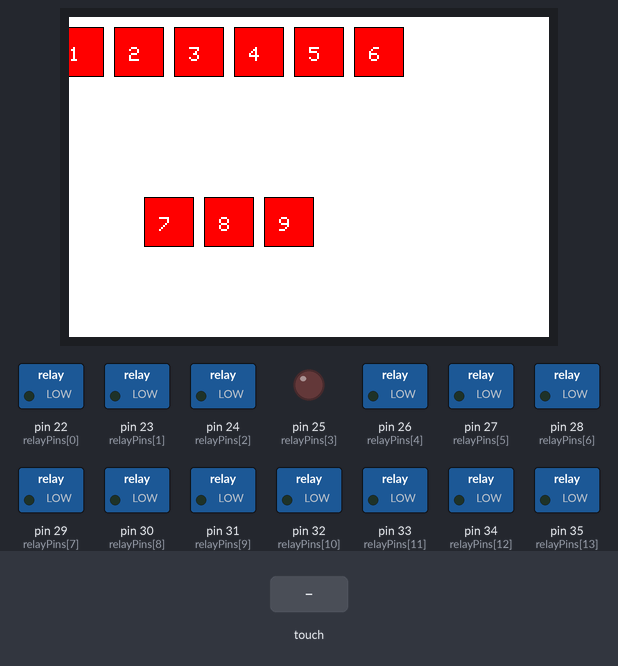
Recording of a sketch running on a simulated Arduino Mega 2560, built with avr-gcc and run on an emulated ATmega2560. Parts: 480×320 colour display, switched loads named in the sketch (green lamp = pin HIGH), output pins drawn as LEDs (lit = HIGH). Inputs (shaded band) come from the test bench.

Above: at 1.5 s.
1.6 s: touch panel pressed at 38 % / 30 % of its raw x / y range
At 1.9 s:
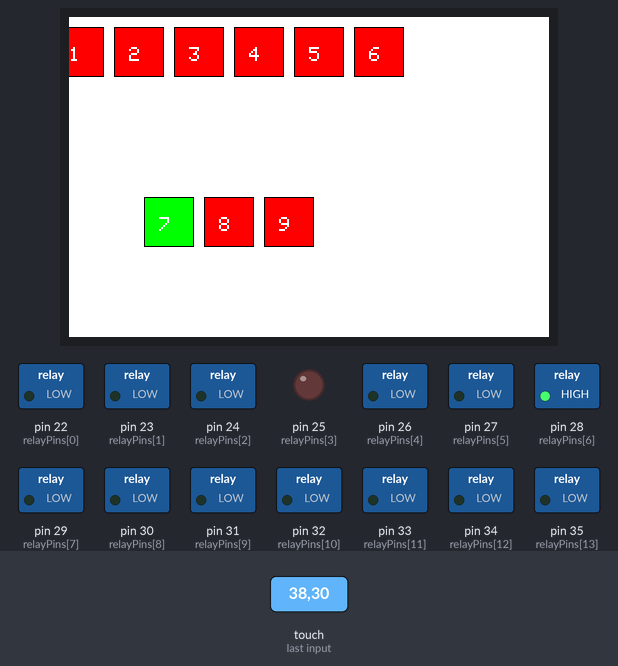
3.1 s: touch panel pressed at 38 % / 50 % of its raw x / y range
At 4.3 s:
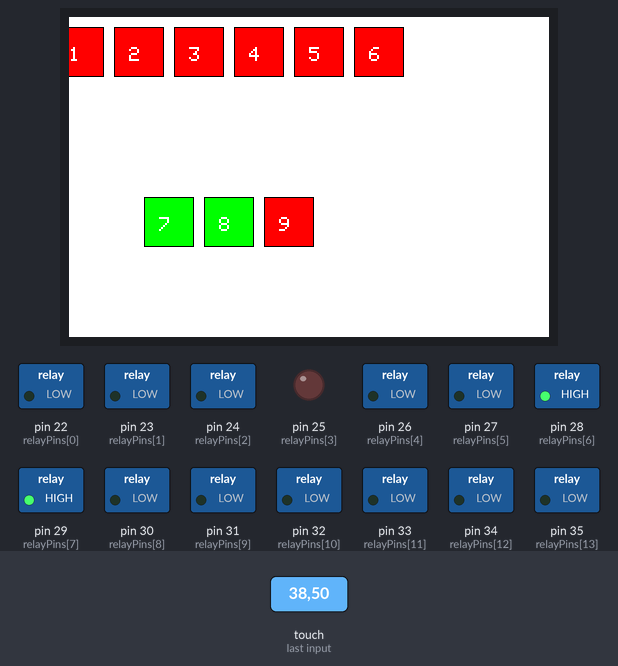
4.6 s: touch panel pressed at 38 % / 70 % of its raw x / y range
At 5.4 s:
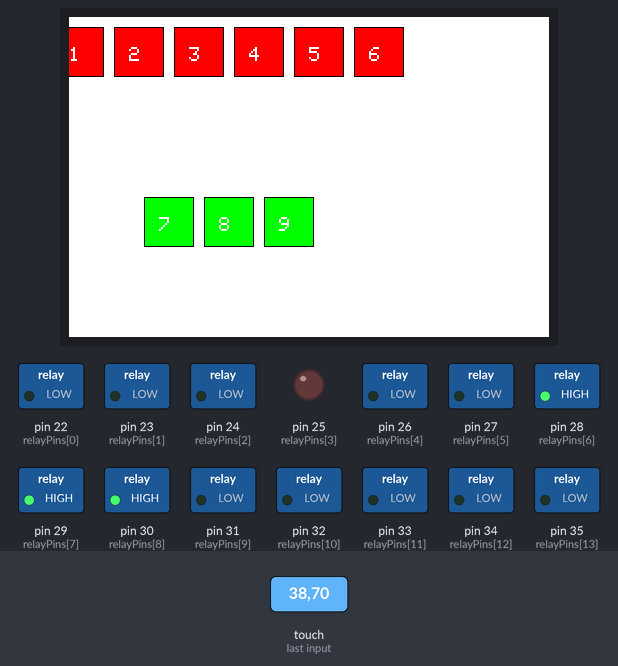
6.1 s: touch panel pressed at 38 % / 30 % of its raw x / y range
At 6.6 s:
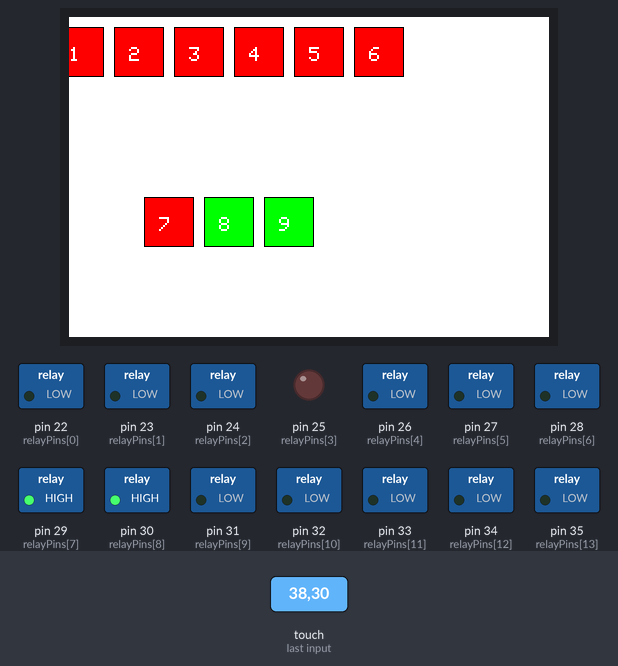
7.6 s: touch panel pressed at 38 % / 50 % of its raw x / y range
At 8.8 s:
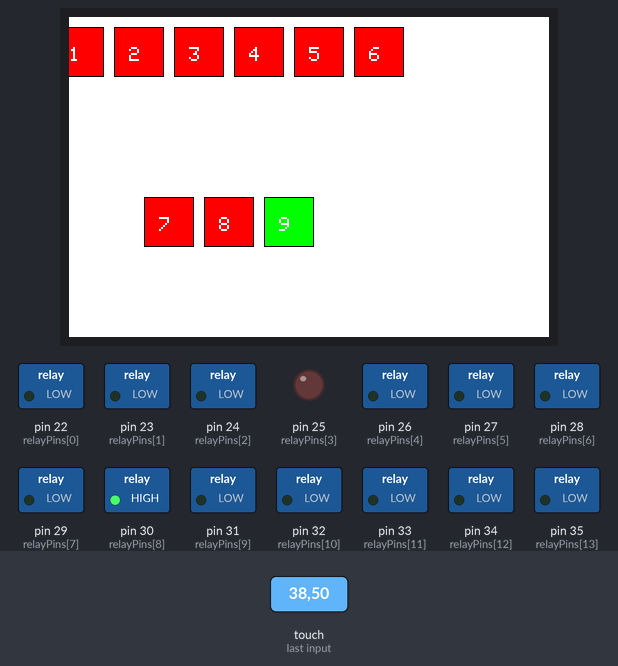
9.1 s: touch panel pressed at 38 % / 30 % of its raw x / y range
At 10.1 s:
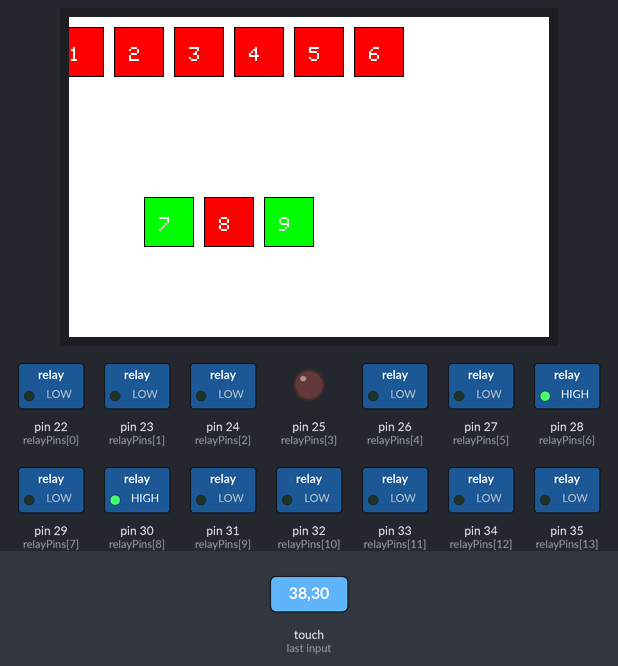
Timing chart, 0 to 11.6 s (numbered marks = the images above; inputs shaded):
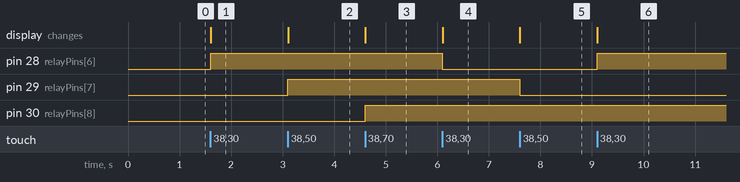

The sketch:

PROJETO_MAQUETE.ino
```cpp
#include <MCUFRIEND_kbv.h>
#include <TouchScreen.h>
#include <Adafruit_GFX.h>

MCUFRIEND_kbv tft;
#define MINPRESSURE 200
#define MAXPRESSURE 1000

// Define pinos do touchscreen (ajuste conforme necessário)
#define YP A3
#define XM A2
#define YM 9
#define XP 8

TouchScreen ts = TouchScreen(XP, YP, XM, YM, 300);

// Mapeia a tela
#define TS_MINX 100
#define TS_MAXX 920
#define TS_MINY 70
#define TS_MAXY 900

// Tamanho do display (ajustar se for diferente)
#define TFT_WIDTH  320
#define TFT_HEIGHT 480

// Botões
#define BTN_W 50
#define BTN_H 50
#define SPACING 10

// Estados dos relés
bool relayState[15] = {false};
int relayPins[15] = {
  22, 23, 24, 25, 26, 27,  // Linha 1
  28, 29, 30,              // Linha 2 (centro)
  31, 32, 33, 34, 35, 36   // Linha 3
};

// Posições dos botões (6 + 3 + 6 layout)
int btnX[15], btnY[15];

void drawButton(int i, bool pressed) {
  uint16_t color = pressed ? TFT_GREEN : TFT_RED;
  tft.fillRect(btnX[i], btnY[i], BTN_W, BTN_H, color);
  tft.drawRect(btnX[i], btnY[i], BTN_W, BTN_H, TFT_BLACK);
  tft.setCursor(btnX[i] + 15, btnY[i] + 20);
  tft.setTextColor(TFT_WHITE);
  tft.setTextSize(2);
  tft.print(i + 1);
}

void setupButtons() {
  int rowOffsets[] = {SPACING, 3 * (BTN_H + SPACING), 6 * (BTN_H + SPACING)};
  int btnPerRow[] = {6, 3, 6};

  int index = 0;
  for (int row = 0; row < 3; row++) {
    int totalBtns = btnPerRow[row];
    int y = rowOffsets[row];

    int rowWidth = totalBtns * BTN_W + (totalBtns - 1) * SPACING;
    int xStart = (TFT_WIDTH - rowWidth) / 2;

    for (int col = 0; col < totalBtns; col++) {
      btnX[index] = xStart + col * (BTN_W + SPACING);
      btnY[index] = y;
      drawButton(index, false);
      index++;
    }
  }
}

void setup() {
  Serial.begin(9600);
  uint16_t ID = tft.readID();
  tft.begin(ID);
  tft.setRotation(1);
  tft.fillScreen(TFT_WHITE);

  setupButtons();

  for (int i = 0; i < 15; i++) {
    pinMode(relayPins[i], OUTPUT);
    digitalWrite(relayPins[i], LOW); // Inicialmente desligado
  }
}

void loop() {
  TSPoint p = ts.getPoint();

  pinMode(XM, OUTPUT);
  pinMode(YP, OUTPUT);

  if (p.z > MINPRESSURE && p.z < MAXPRESSURE) {
    int x = map(p.y, TS_MINY, TS_MAXY, 0, TFT_WIDTH);
    int y = map(p.x, TS_MINX, TS_MAXX, 0, TFT_HEIGHT);

    for (int i = 0; i < 15; i++) {
      if (x > btnX[i] && x < (btnX[i] + BTN_W) &&
          y > btnY[i] && y < (btnY[i] + BTN_H)) {
        relayState[i] = !relayState[i];
        digitalWrite(relayPins[i], relayState[i] ? HIGH : LOW);
        drawButton(i, relayState[i]);
        delay(300);  // Debounce
      }
    }
  }
}
```

Measured:
- after the input at 1.6 s, pin 28 (relayPins[6]): LOW → HIGH at once; the display: changes at once (image 1)
- after the input at 3.1 s, pin 29 (relayPins[7]): LOW → HIGH at once; the display: changes at once (image 2)
- after the input at 4.6 s, pin 30 (relayPins[8]): LOW → HIGH at once; the display: changes at once (image 3)
- after the input at 6.1 s, pin 28 (relayPins[6]): HIGH → LOW at once; the display: changes at once (image 4)
- after the input at 7.6 s, pin 29 (relayPins[7]): HIGH → LOW at once; the display: changes at once (image 5)
- after the input at 9.1 s, pin 28 (relayPins[6]): LOW → HIGH at once; the display: changes at once (image 6)
